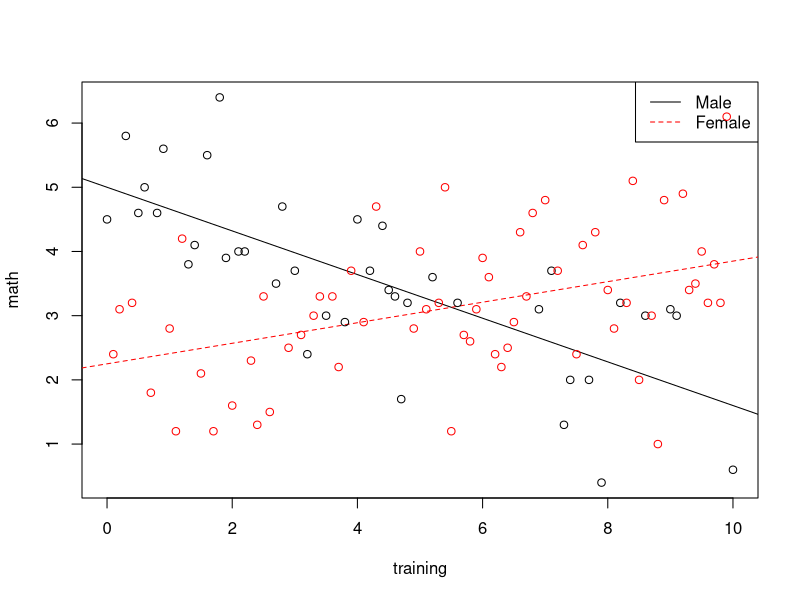
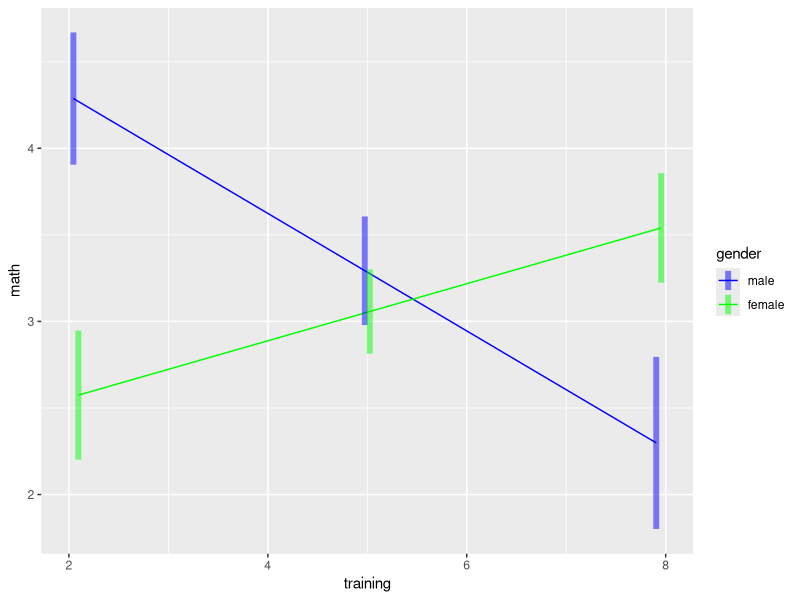

The R source for these figures, in order:
#Moderation categorical 

library(psych)
library(tidyverse)
library(car)
library(emmeans)

mathmod <- read.csv("mathmod.csv")
summary(mathmod)
describe(mathmod)
str(mathmod)
# compute interaction  whether gender is a moderator of the effect of training sessions on math score performance
#gender 0 male 1 female


XZinteraction <- lm(math~training*gender, data =mathmod)
summary(XZinteraction)
options(scipen =999)

cbind(coef(XZinteraction), confint(XZinteraction, level = 0.95))
#for every one unit increase in training, math score decreases by .34 #hmmmm!!!
#for every one unit increase in gender(for females), mathmod decreases by 2.8 #HMMM!!

#But the interaction is significant!
#significant interaction, for every one unit increase in gender, training increases by .50 (t x g)

## create an empty frame for the plot for the abline the first value is the intercept and 
#the second value is the slope so 5 is rounded from 4.98999 (the intercept)for male and 
#for female it is 4.98999+ -2.75688 = 2.23

#Since the regression coefficient (0.50427) for the interaction term XZ is significant at the alpha level 0.05 with a?p-value=5.8e-11, there is a significant moderation effect.

#In other words, the effect of training intensity on math performance 
#significantly depends on gender.

#For every one unit increase or change in gender, the effect of training on math performance increases by .504

library(emmeans)
# find mean and find std assigned to objects
m_training<- mean(mathmod$training, na.rm = TRUE)
sd_training<- sd(mathmod$training, na.rm = TRUE)
m_training
sd_training

#estimated marginal means for levels on gender 0 and 1 by training on math score (emmean column)
emm <- emmeans(XZinteraction,  ~ training*gender,
               cov.keep = 3, at = list(
                 gender = c(0,1),
                 training = c(m_training-sd_training, m_training, m_training+sd_training)), level = 0.95)
summary(emm)
#cpecifies that only three covariance parameters will be kept when computing standard errors and confidence intervals for the estimated marginal means.

#The decision to set cov.keep = 3 is arbitrary and context-dependent.
#It depends on various factors, including the complexity of your model, 
#the number of covariates or interactions involved, and considerations such as model interpretability and computational efficiency.
#resting the trends for gender to see differences in coefficients by male and female

simpleSlope <- emtrends(XZinteraction, pairwise~gender, var='training')
summary(simpleSlope)
#shows the slopes of training at each level of gender male and female 
#SHOWS THE CONTRAST DIFFERENCE AFTER 

#Plot by the two levels
#basic R plot first 
attach(mathmod)
plot(training, math, type='n') 
#We plug in gender to get the intercept at each level of gender 
#For Male:
  #5 is rounded from 4.98999 for male intercept and 
#For Female:
  #intercept it is 4.98999+ -2.75688 = 2.23
#slope is on the previous slide

#To get the slope at each level of training:
  #We plug in gender to get the slope at each level of gender just two levels so take the coefficient
#When Z=0 (male students), the estimated effect of training intensity on math performance 
#is-.3394 or -.34
#This is the SLOPE for males 

#When Z=1 (female students), the estimated effect of training intensity on math performance 
#-.34+.50=.16 (.50 is the interaction term for training * gender)
#This is the SLOPE for females

#The moderation analysis tells us that the effects of training
#intensity on math performance for males (-.34) and females (.16) 
#are significantly different for this example.

abline(5, -.34, lty=1,col="black") ## for male intercept and the value for males, (lty means line type)
abline(2.25, .16, lty=2, col='red') ## for female  the intercept is 2.23 .5 + -.2,75 = 2.25 from gender below
legend('topright', c('Male', 'Female'), lty=c(1,2), 
        col = c('black', 'red')) 
## add scatter plot 
points(training[gender==0], math[gender==0])  
points(training[gender==1], math[gender==1], col='red') 
detach(mathmod)

#second way is the est, marginal means interaction plot (emmip) below: this 
#you do not have to plug in the y intercept and x values manually as with basic R
emmip(XZinteraction, gender ~ training,
      cov.keep = 3, at = list(
        training = c(m_training-sd_training, m_training, m_training+sd_training),
        gender = c(0,1)),
      CIs = TRUE, level = 0.95, position = "jitter")+ ylab("math")+ scale_color_manual(labels = c("male","female"), values = c( "blue", "green"))
#position jitter adds some variance around lines 


#Setting zero to FALSE in the setCor function indicates that zero-order correlations 
#will not be included in the moderation analysis. 
#means that only the interaction term between the gender variable, 
#the training variable (moderator), 
#and the outcome variable (math) will be used to assess moderation
